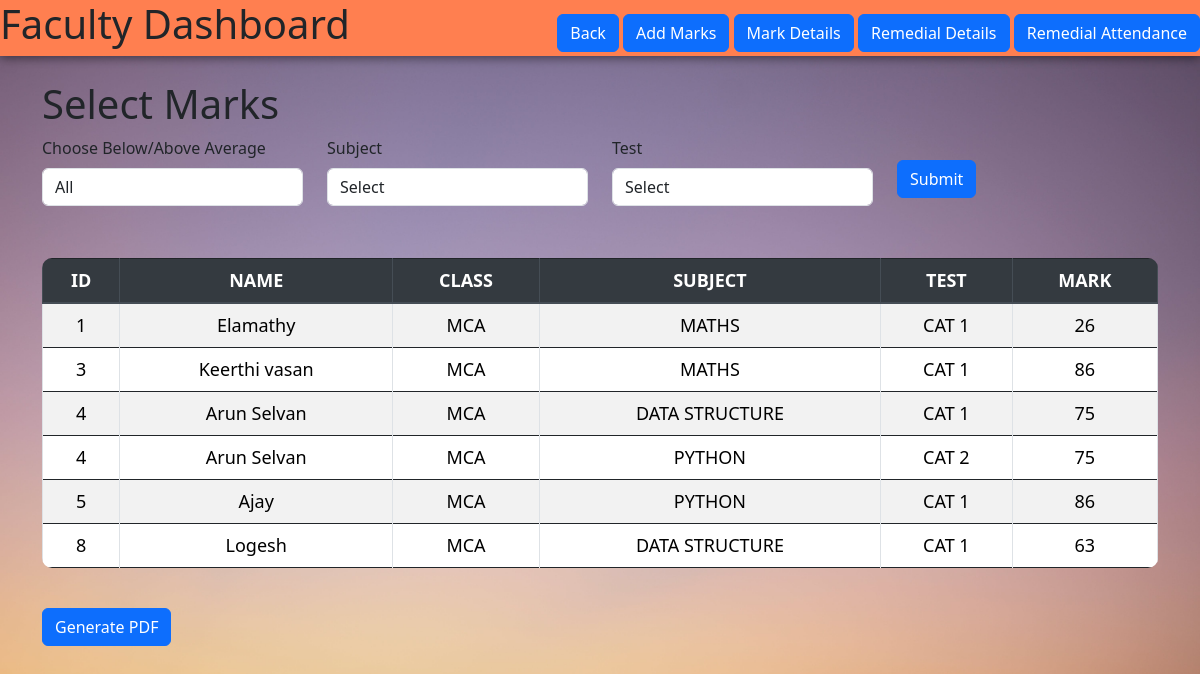
/viewmarks.php, run on the app's committed database.
### tables this page shows
CREATE TABLE IF NOT EXISTS `marks` (
  `student_id` varchar(10) NOT NULL,
  `subject_id` varchar(10) NOT NULL,
  `test_id` varchar(10) NOT NULL,
  `mark_1` int NOT NULL,
  KEY `student_id` (`student_id`),
  KEY `subject_id` (`subject_id`),
  KEY `test_id` (`test_id`)
);

CREATE TABLE IF NOT EXISTS `student` (
  `student_id` varchar(10) NOT NULL,
  `student_name` varchar(20) NOT NULL,
  `class` varchar(8) NOT NULL,
  PRIMARY KEY (`student_id`)
);

CREATE TABLE IF NOT EXISTS `subjects` (
  `subject_id` int NOT NULL,
  `subject_name` varchar(20) NOT NULL,
  PRIMARY KEY (`subject_id`)
);

CREATE TABLE IF NOT EXISTS `tests` (
  `test_id` varchar(10) NOT NULL,
  `test_name` varchar(15) NOT NULL,
  `test_date` date NOT NULL,
  PRIMARY KEY (`test_id`)
);

### viewmarks.php (the view, shortened to what this page needs)
<!DOCTYPE html>
<html lang="en">
<head>
    <link rel="stylesheet" type="text/css" href="https://stackpath.bootstrapcdn.com/bootstrap/4.3.1/css/bootstrap.min.css">
</head>
<body>
<?php
    include("user_dashboard.php");
    include("admin_css.php");
?>
<div>
    <div class="container mt-4">
        <form method="POST" action="viewmarks.php">
            <div class="row mb-3">
            <h1 >Select Marks</h1>
                <div class="col-md-3">
                    <div class="form-group">
                        <label class="control-label">Choose Below/Above Average</label>
                        <select class="form-control" name="average">
                            <option value="all">All</option>
                        </select>
                    </div>
                </div>
                <div class="col-md-3">
                    <div class="form-group">
                        <label class="control-label">Subject</label>
                        <select class="form-control" name="subject">
                            <option>Select</option>
                        </select>
                    </div>
                </div>
                <div class="col-md-3">
                    <div class="form-group">
                        <label class="control-label">Test</label>
                        <select class="form-control" name="test">
                            <option>Select</option>
                        </select>
                    </div>
                </div>
                <div class="col-md-3">
                    <div class="form-group mt-4">
                        <input type="submit" name="submit" class="btn btn-primary" id="submit" value="Submit">
                    </div>
                </div>
            </div>
        </form>
        <div>
        <div class="table-responsive">
        <table class="table table-bordered table-striped text-center">
            <thead class="thead-dark">
                    <tr>
                        <th scope="col">ID</th>
                        <th scope="col">NAME</th>
                        <th scope="col">CLASS</th>
                        <th scope="col">SUBJECT</th>
                        <th scope="col">TEST</th>
                        <th scope="col">MARK</th>
                    </tr>
                </thead>
                <tbody>
                    <?php
                        if (!isset($_POST['submit'])) {
                            $getQuery = "SELECT s.student_id,
                                s.student_name,
                                s.class,
                                sub.subject_name,
                                t.test_name,
                                m.mark_1
                                FROM marks m
                                JOIN student s ON m.student_id = s.student_id
                                JOIN subjects sub ON m.subject_id = sub.subject_id
                                JOIN tests t ON m.test_id = t.test_id
                                ORDER BY s.student_id";
                            getData($getQuery);
                        } else if (isset($_POST['submit']) && isset($_POST['subject']) && isset($_POST['test']) && isset($_POST['average'])) {
                            $subject = $_POST['subject'];
                            $test = $_POST['test'];
                            $average = $_POST['average'];
                            if ($average === 'below') {
                                $condition = 'AND m.mark_1 <= 50';
                            } else if ($average === 'above') {
                                $condition = 'AND m.mark_1 > 50';
                            } else {
                                $condition = '';
                            }
                            $getQuery = "SELECT s.student_id,
                                s.student_name,
                                s.class,
                                sub.subject_name,
                                t.test_name,
                                m.mark_1
                                FROM marks m
                                JOIN student s ON m.student_id = s.student_id
                                JOIN subjects sub ON m.subject_id = sub.subject_id
                                JOIN tests t ON m.test_id = t.test_id
                                WHERE sub.subject_id = '$subject'
                                AND t.test_id = '$test'
                                $condition ORDER BY s.student_id ";
                            getData($getQuery);
                        }
                        ?>
                </tbody>
            </table>
        </div>
        </div>
<?php
echo '<div class="mt-4">';
echo '<form method="POST" action="pdfgeneration.php">';
echo '<button type="submit" class="btn btn-primary">Generate PDF</button>';
echo '</form>';
echo '</div>';
?>
</div>
    </div>
</body>
</html>
<?php
function getData($sql) {
    include('dbconnection.php');
    $result = mysqli_query($data, $sql);
    if (mysqli_num_rows($result) > 0) {
        while ($row = mysqli_fetch_array($result)) {
            echo '<tr>
                <td>' . $row['student_id'] . '</td>
                <td>' . $row['student_name'] . '</td>
                <td>' . $row['class'] . '</td>
                <td>' . $row['subject_name'] . '</td>
                <td>' . $row['test_name'] . '</td>
                <td>' . $row['mark_1'] . '</td>
                </tr>';
        }
    }
}
?>

### user_dashboard.php (shortened to what this page needs)
<aside class="sidebar" style="background-color: coral;">
    <div class="sidebar-header">
        <div class="header-content">
            <h1>Faculty Dashboard</h1>
            <div class="btn-wrapper">
                <a href="user.php" class="btn btn-primary">Back</a>
                <a href="marks.php" class="btn btn-primary">Add Marks</a>
                <a href="viewmarks.php" class="btn btn-primary">Mark Details</a>
                <a href="viewremedial.php" class="btn btn-primary">Remedial Details</a>
                <a href="attendance.php" class="btn btn-primary">Remedial Attendance</a>
            </div>
        </div>
    </div>
</aside>

### admin_css.php
<link rel="stylesheet" href="admin.css">
    <link rel="stylesheet" href="https://cdn.jsdelivr.net/npm/bootstrap@5.3.2/dist/css/bootstrap.min.css">

### admin.css (style rules this page uses)
* { margin:0px; padding:0px; }

### viewmarks.php (style rules this page uses)
body { font-family: 'Arial', sans-serif; background-color: #f5f5f5; margin: 0; padding: 0; background-image: url('b4.jpg'); background-size: cover; background-position: center fixed; }
.text-center { left:50%; margin-top:20px; }
table { width: 100%; border-collapse: collapse; margin-top: 20px; width: 120%; font-size: 18px; border-radius: 10px; overflow: hidden; }
th, td { border: 1px solid black; padding: 20px; }
th { background-color: #3498db; color: white; }
td { text-align: center; }
.btn-primary { background-color: #3498db; border-color: #3498db; transition: background-color 0.3s ease; }

### user_dashboard.php (style rules this page uses)
.btn-wrapper { float: right; margin-top: 10px; }
.header-content { display: flex; justify-content: space-between; align-items: center; box-shadow: 0px 2px 10px rgba(0, 0, 0, 0.5); }
.sidebar-header h1 { margin: 10; }

### data on the page
marks: student.student_id "1", student.student_name "Elamathy", student.class "MCA", subjects.subject_name "MATHS", tests.test_name "CAT 1", mark_1 "26"
marks: student.student_id "3", student.student_name "Keerthi vasan", student.class "MCA", subjects.subject_name "MATHS", tests.test_name "CAT 1", mark_1 "86"
marks: student.student_id "4", student.student_name "Arun Selvan", student.class "MCA", subjects.subject_name "DATA STRUCTURE", tests.test_name "CAT 1", mark_1 "75"
marks: student.student_id "4", student.student_name "Arun Selvan", student.class "MCA", subjects.subject_name "PYTHON", tests.test_name "CAT 2", mark_1 "75"
marks: student.student_id "5", student.student_name "Ajay", student.class "MCA", subjects.subject_name "PYTHON", tests.test_name "CAT 1", mark_1 "86"
marks: student.student_id "8", student.student_name "Logesh", student.class "MCA", subjects.subject_name "DATA STRUCTURE", tests.test_name "CAT 1", mark_1 "63"
